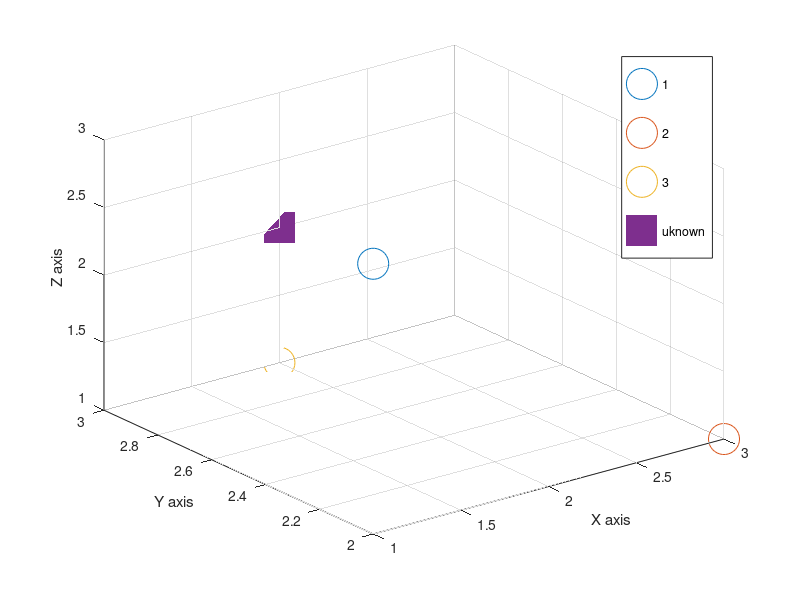

MATLAB code to generate this figure:
scatter3(1,2,3, 500,"red")
hold on
scatter3(3,2,1, 500,"green")
hold on
scatter3(2,3,1, 500,"blue")
hold on
scatter3(2, 3, 2, 500, "square", "filled")
grid on;
xlabel('X axis'), ylabel('Y axis'), zlabel('Z axis')
legend("1", "2", "3", "uknown")
hold off